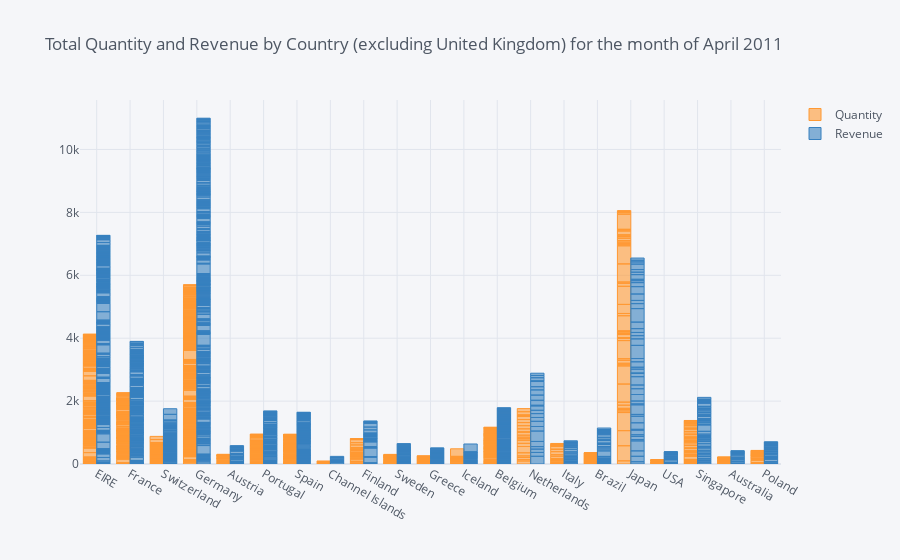

The notebook cell this image was saved under:
### Code cell
data_filtered.iplot(kind = "bar", x = "Country", title = "Total Quantity and Revenue by Country (excluding United Kingdom) for the month of April 2011")

### Figure 1 — Plotly figure (JSON) as saved in the notebook; plotly's stock layout.template omitted (floating-point values rounded to 4 significant figures; data arrays with more than 128 entries replaced by an {"elided": "..."} marker saying what was removed)
{"data": [{"marker": {"color": "rgba(255, 153, 51, 0.6)", "line": {"color": "rgba(255, 153, 51, 1.0)", "width": 1}}, "name": "Quantity", "orientation": "v", "text": "", "type": "bar", "x": {"elided": "1688 str values"}, "y": {"elided": "1688 int values"}}, {"marker": {"color": "rgba(55, 128, 191, 0.6)", "line": {"color": "rgba(55, 128, 191, 1.0)", "width": 1}}, "name": "Revenue", "orientation": "v", "text": "", "type": "bar", "x": {"elided": "1688 str values"}, "y": {"elided": "1688 float values"}}], "layout": {"legend": {"bgcolor": "#F5F6F9", "font": {"color": "#4D5663"}}, "paper_bgcolor": "#F5F6F9", "plot_bgcolor": "#F5F6F9", "title": {"font": {"color": "#4D5663"}, "text": "Total Quantity and Revenue by Country (excluding United Kingdom) for the month of April 2011"}, "xaxis": {"gridcolor": "#E1E5ED", "showgrid": true, "tickfont": {"color": "#4D5663"}, "title": {"font": {"color": "#4D5663"}, "text": ""}, "zerolinecolor": "#E1E5ED"}, "yaxis": {"gridcolor": "#E1E5ED", "showgrid": true, "tickfont": {"color": "#4D5663"}, "title": {"font": {"color": "#4D5663"}, "text": ""}, "zerolinecolor": "#E1E5ED"}}}
